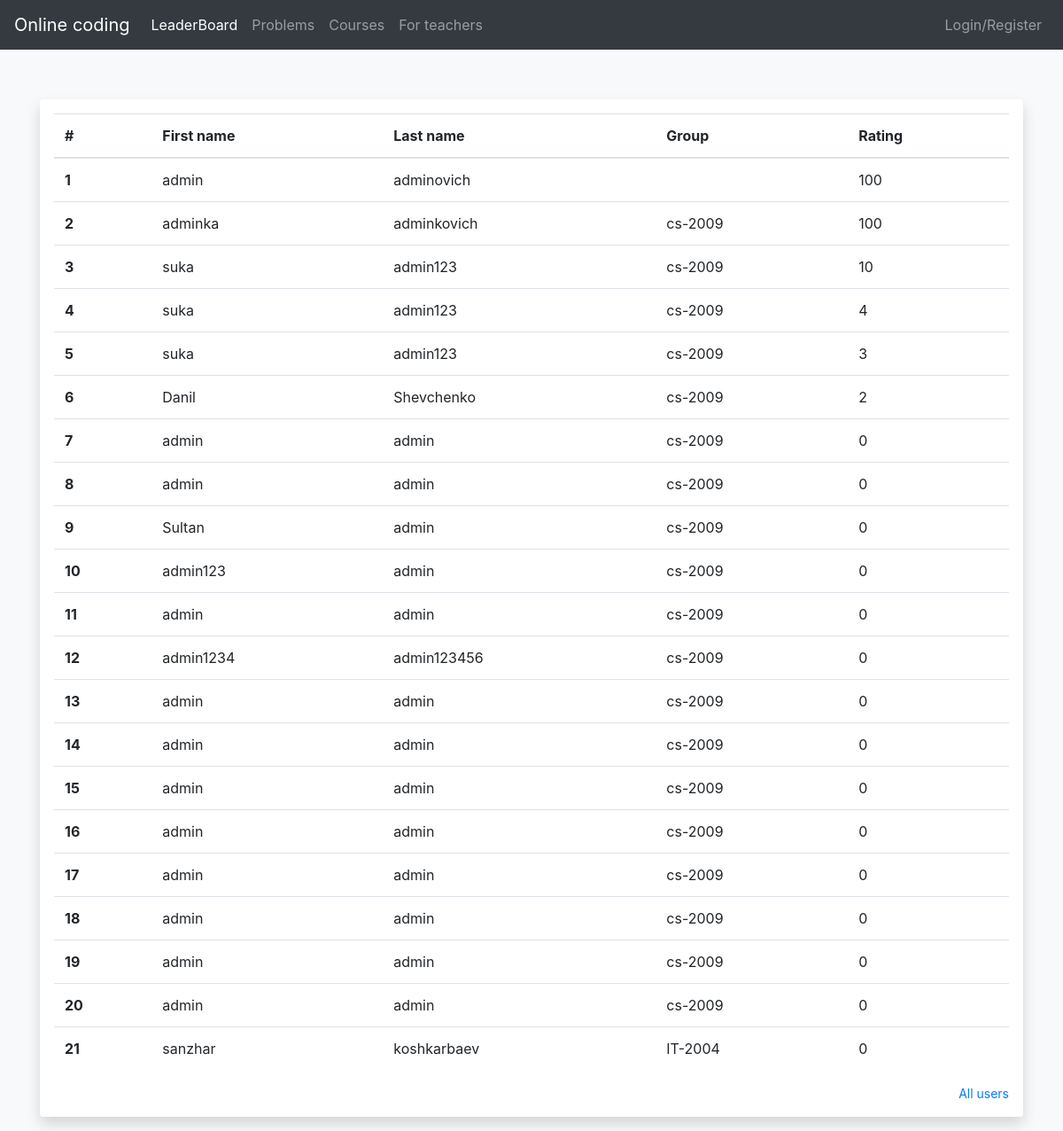
The app's page /leaderboard with its own data.
### user/models.py (models this page shows)
class User(AbstractBaseUser, PermissionsMixin):
    id = models.UUIDField(primary_key=True, default=uuid.uuid4, editable=False)
    first_name = models.CharField(max_length=32)
    surname = models.CharField(max_length=32)
    group = models.CharField(max_length=32)
    role = models.IntegerField(choices=ROLE_CHOICES, default=0)
    is_active = models.BooleanField(default=True)
    is_staff = models.BooleanField(default=False)
    email = models.EmailField(max_length=255, unique=True)
    rating = models.IntegerField(default=0)
    objects = UserManager()
    USERNAME_FIELD = 'email'

### api/views.py (the view, shortened to what this page needs)
# urls.py: path('leaderboard', leaderboard, name='leaderboard'),
def leaderboard(request):
    users = User.objects.all().order_by('-rating')
    place = 1
    return render(request, 'onlineCoding/leaderboard.html',
                  {
                      'users': users,
                      'place': place
                  })

### templates/onlineCoding/leaderboard.html (shortened to what this page needs)
{% extends 'onlineCoding/base.html' %}
{% block content %}
    <div class="my-3 p-3 bg-white rounded shadow">
        <table class="table">
            <thead>
            <tr>
                <th scope="col">#</th>
                <th scope="col">First name</th>
                <th scope="col">Last name</th>
                <th scope="col">Group</th>
                <th scope="col">Rating</th>
            </tr>
            </thead>
            <tbody>
            {% for user in users %}
                <tr >
                    <th scope="row">
                        {{ forloop.counter }}
                    </th>
                    <td>{{ user.first_name }}</td>
                    <td>{{ user.surname }}</td>
                    <td>{{ user.group }}</td>
                    <td>{{ user.rating }}</td>
                </tr>
            {% endfor %}
        </table>
        <small class="d-block text-right mt-3">
            <a href="#">All users</a>
        </small>
    </div>
{% endblock %}

### records on screen
User: first_name "admin", surname "adminovich", rating "100"
User: first_name "adminka", surname "adminkovich", group "cs-2009", rating "100"
User: first_name "suka", surname "admin123", group "cs-2009", rating "10"
User: first_name "suka", surname "admin123", group "cs-2009", rating "4"
User: first_name "suka", surname "admin123", group "cs-2009", rating "3"
User: first_name "Danil", surname "Shevchenko", group "cs-2009", rating "2"
User: first_name "admin", surname "admin", group "cs-2009", rating "0"
User: first_name "admin", surname "admin", group "cs-2009", rating "0"
User: first_name "Sultan", surname "admin", group "cs-2009", rating "0"
User: first_name "admin123", surname "admin", group "cs-2009", rating "0"
User: first_name "admin", surname "admin", group "cs-2009", rating "0"
User: first_name "admin1234", surname "admin123456", group "cs-2009", rating "0"
User: first_name "admin", surname "admin", group "cs-2009", rating "0"
User: first_name "admin", surname "admin", group "cs-2009", rating "0"
User: first_name "admin", surname "admin", group "cs-2009", rating "0"
User: first_name "admin", surname "admin", group "cs-2009", rating "0"
User: first_name "admin", surname "admin", group "cs-2009", rating "0"
User: first_name "admin", surname "admin", group "cs-2009", rating "0"
User: first_name "admin", surname "admin", group "cs-2009", rating "0"
User: first_name "admin", surname "admin", group "cs-2009", rating "0"
User: first_name "sanzhar", surname "koshkarbaev", group "IT-2004", rating "0"
